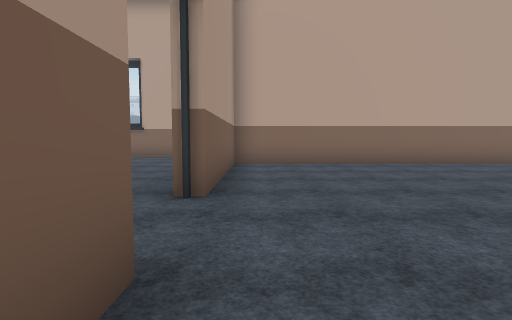
View 1 (above)

16 first-person views from a walk through a Unity game level. The camera is 1.4 m above the floor, tilts 4° down and sees 80° across. Doors are open. The floor is counted in squares, 2 m on a side. Each view is taken from the middle of a square. On the plan, view 1 faces up. The plan holds only what a view shows up to about 10 squares ahead; the rest is blank. The place goes on beyond the plan. The player is left out. Some surface patterns are stand-ins.

View 2
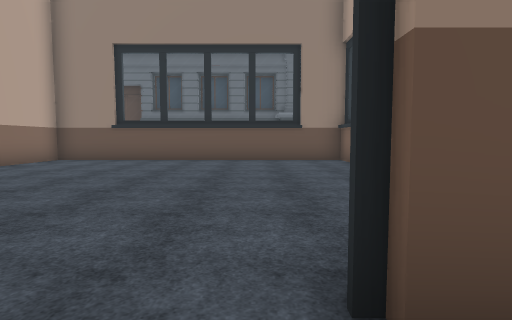

View 3
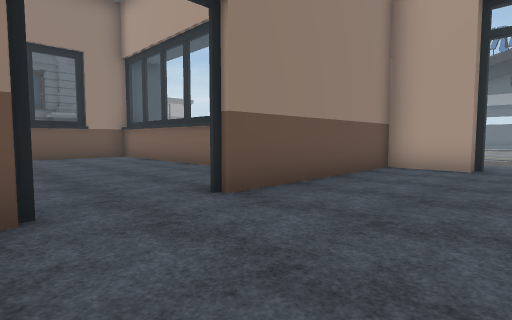

View 4
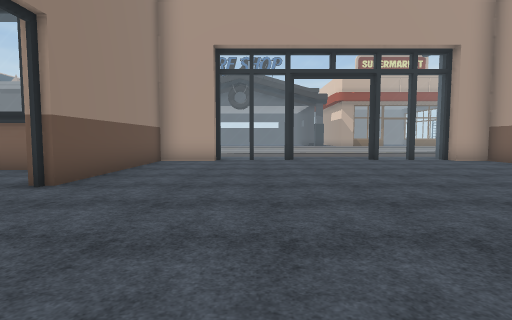

View 5
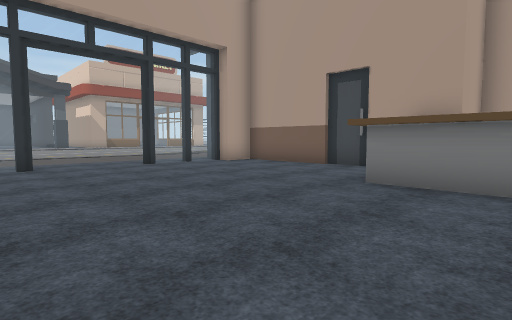

View 6
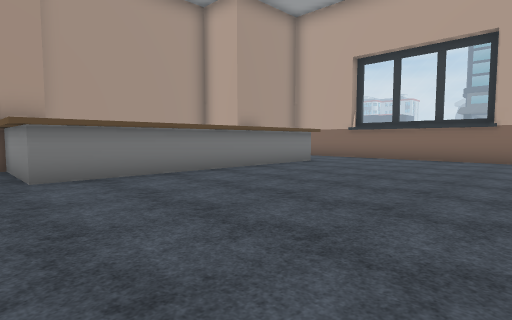

View 7
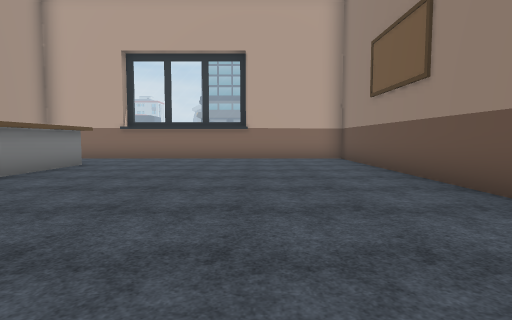

View 8
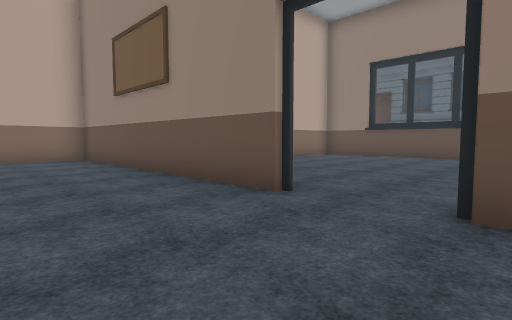

View 9
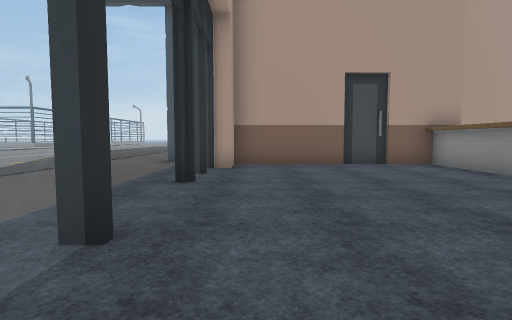

View 10
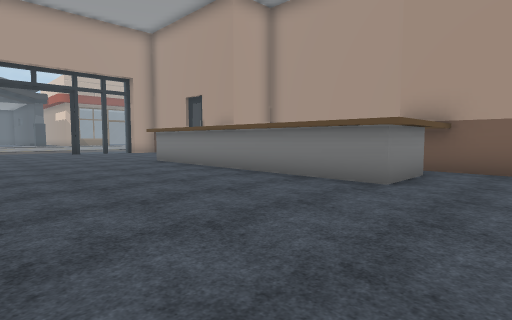

View 11
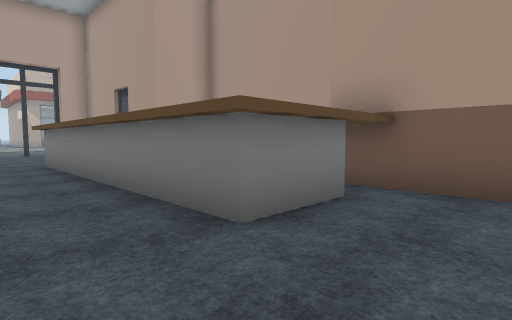

View 12
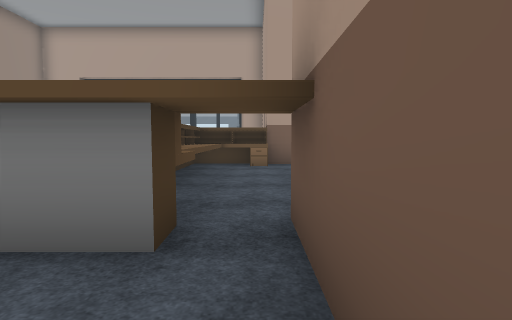

View 13
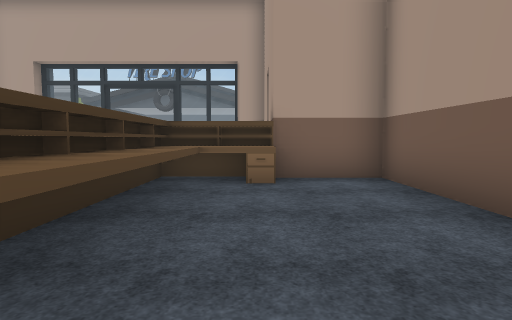

View 14
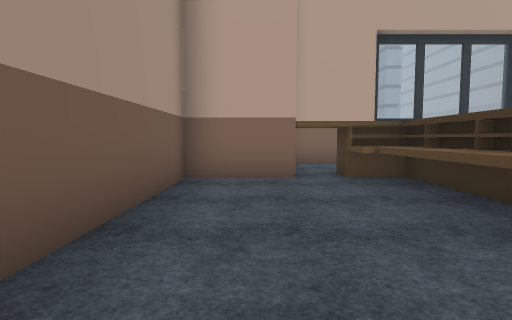

View 15
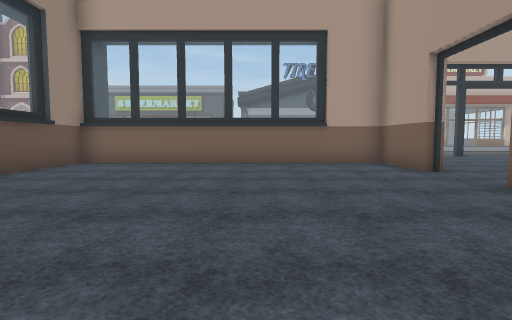

View 16
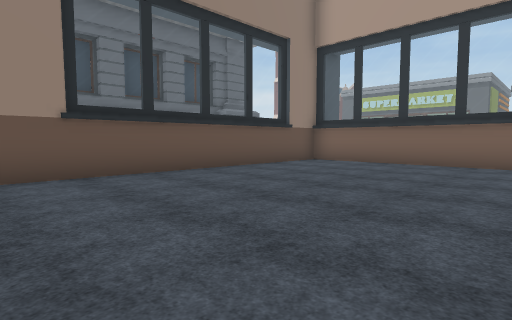

### Floor plan
Points are (right, up) in squares from view 1. A wall is a line through its corners. A room is listed if a view was taken in it or the views show most of it. See-through windows are left out.
Room 1 (views 1, 15, 16)
walls: (-0.6, 1.5) (-0.6, -0.8) (8, -0.8) (8, 8.5) (-0.6, 8.5) (-0.6, 3.7)
ways out: open door at (-1, 2.5) to room 2
Room 2 (views 2, 3, 4, 5, 6, 7, 8, 9, 10, 11)
walls: (-1, 3.7) (-1, 11.5); (-8.7, 9.2) (-8.7, 1.8) (-11.3, 1.8) (-11.3, -3.6) (-10.3, -3.6); (-2.7, -3.6) (-1, -3.6) (-1, 1.5)
ways out: open door at (-1, 2.5) to room 1; opening at (-9.5, 10.5) to room 3; open door at (-6.5, -4)
Room 3 (view 12)
walls: (-10.4, 9.2) (-8.7, 9.2); (-11.3, 10.8) (-11.3, 8.5)
ways out: opening at (-9.5, 10.5) to room 2; opening at (-11, 9) to room 4
Room 4 (views 13, 14)
walls: (-10.3, 7.7) (-10.4, 9.2); (-11.3, 8.5) (-13.3, 8.5) (-13.3, 2.6) (-9.5, 2.6) (-9.5, 8.5) (-10.4, 8.5); (-9.3, 6.1) (-9.3, 8.5); (-11.4, 3.2) (-10.1, 3.2) (-10.1, 7.8); (-11.4, 2.4) (-9.5, 2.4); (-9.3, 2.6) (-9.3, 6)
ways out: opening at (-11, 9) to room 3

Where each view was taken, in squares from view 1:
view 1: 0 up, 0 right, facing up
view 2: 2 up, 2 left, facing right
view 3: 4 up, 4 left, facing down-right
view 4: 6 up, 4 left, facing down
view 5: 4 up, 4 left, facing down-left
view 6: 1 up, 3 left, facing up-left
view 7: 1 up, 4 left, facing up
view 8: 1 up, 4 left, facing up-right
view 9: 3 down, 3 left, facing left
view 10: 11 up, 4 left, facing down-left
view 11: 11 up, 7 left, facing down-left
view 12: 11 up, 11 left, facing down
view 13: 8 up, 11 left, facing down
view 14: 3 up, 12 left, facing up
view 15: 8 up, 3 right, facing down
view 16: 8 up, 2 right, facing down-right
